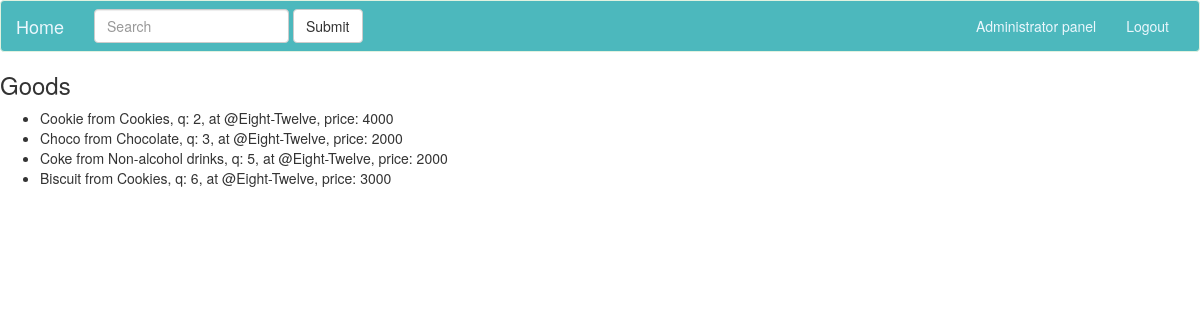
/goods/ (signed in), run on the app's committed database.
### core/models.py (models this page shows, shortened)
class Goods(models.Model):
    name = models.CharField(max_length=100) # Recently added
    category = models.CharField(max_length=100, default='uncategorized')
    price = models.IntegerField()
    quantity = models.IntegerField()
    bar_code = models.CharField(max_length=255)
    store = models.ForeignKey(Store, on_delete=models.CASCADE)
    class Meta:
        verbose_name_plural = 'Goods'
    def __str__(self):
        return self.name + ' from ' + self.category + ', q: ' + str(self.quantity) + ', at @' + \
               self.store.name + ', price: ' + str(self.price)

class Store(models.Model):
    name = models.CharField(max_length=50)
    address = models.CharField(max_length=100)
    phone_num = models.CharField(max_length=20, blank=True)

### core/views.py (the view)
# urls.py: url(r'^goods/(?P<store_pk>[0-9]+)/$', core_views.goods, name='goods'),
@login_required
def goods(request, store_pk=None):
    store_obj = None
    if store_pk is None:
        goods = Goods.objects.all()
    else:
        goods = Goods.objects.filter(store__pk=store_pk)
        store_obj = get_object_or_404(Store, pk=store_pk)
    return render(request, 'core/goods.html', {'goods': goods, 'store': store_obj})

### core/templates/core/goods.html
{% extends 'base.html' %}
{% block content %}
    {% if store is not None %}
        <h3>Goods in <a href="{% url 'core:store' store.pk %}">{{ store.name }}</a></h3>
    {% else %}
        <h3>Goods</h3>
    {% endif %}
    <ul>
        {% for good in goods %}
        <li>{{ good }}</li>
        {% endfor %}
    </ul>
{% endblock %}

### data on the page
Goods: name+category+quantity "Cookie from Cookies, q: 2, at @Eight-Twelve, price: 4000"
Goods: name+category+quantity "Choco from Chocolate, q: 3, at @Eight-Twelve, price: 2000"
Goods: name+category+quantity "Coke from Non-alcohol drinks, q: 5, at @Eight-Twelve, price: 2000"
Goods: name+category+quantity "Biscuit from Cookies, q: 6, at @Eight-Twelve, price: 3000"
